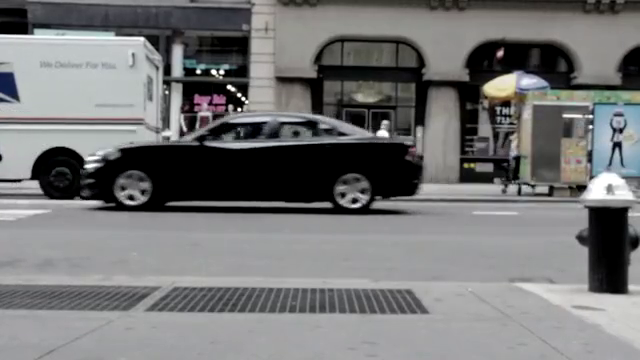
#> input picture frame 32 of people.mp4, 640 x 360 px, given in place of 4_Ocean.mp4, which was not available
$ python Extract_flow.py
#> lines starting #> are read from the running program, lines starting #| are printed output that depends on the picture; pictures that were not available may be replaced by others from this repository, and a replacement may not be noted
from optparse import make_option
import cv2
import numpy as np
import os


#def read_fixation():

STIMULI_FOLDER = './David_MMSys_18/Stimuli'
def save_optical_flow(flow):

    np.savetxt('flow.csv',flow,delimiter=",")


def lucas_kanade_method(video_path):
#> called with video_path = './David_MMSys_18/Stimuli/4_Ocean.mp4'
    cap = cv2.VideoCapture(video_path)
    # params for ShiTomasi corner detection
    cap.set(cv2.CAP_PROP_FPS, 200)


    feature_params = dict(maxCorners=500, qualityLevel=0.05, minDistance=7, blockSize=1)
    # Parameters for lucas kanade optical flow
    lk_params = dict(
        winSize=(19, 19),
        maxLevel=2,
        criteria=(cv2.TERM_CRITERIA_EPS | cv2.TERM_CRITERIA_COUNT, 10, 0.03),
    )
    # Create some random colors
    color = np.random.randint(0, 255, (100, 3))
    # Take first frame and find corners in it
    ret, old_frame = cap.read()
#> old_frame is the input picture: shape (360, 640, 3); mean B, G, R 118.4, 118, 117.6
    old_gray = cv2.cvtColor(old_frame, cv2.COLOR_BGR2GRAY)
    p0 = cv2.goodFeaturesToTrack(old_gray, mask=None, **feature_params)
#> p0 = 500 rows, first 8: [94, 200], [296, 121], [240, 110], [245, 98], [238, 97], [230, 90], [212, 73], [196, 73]
    # Create a mask image for drawing purposes
    mask = np.zeros_like(old_frame)
    optical_flow=[]

    idx = 0
    while True:

        ret, frame = cap.read()
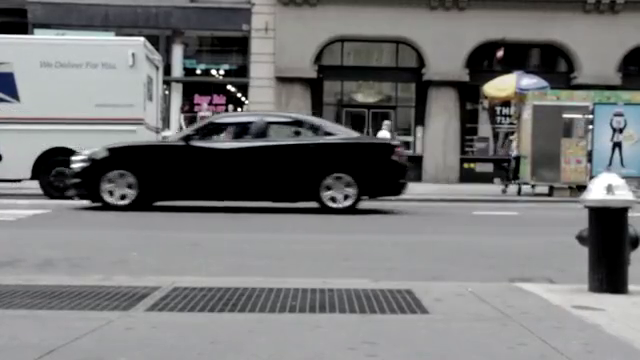
#> input picture frame 33 of people.mp4, 640 x 360 px, given in place of 4_Ocean.mp4, which was not available
#> frame is the input picture: shape (360, 640, 3); mean B, G, R 118.6, 118.2, 117.8
        if not ret:
            break
        frame_gray = cv2.cvtColor(frame, cv2.COLOR_BGR2GRAY)
        # calculate optical flow
        p1, st, err = cv2.calcOpticalFlowPyrLK(
            old_gray, frame_gray, p0, None, **lk_params
        )
#> p1 = 500 rows, first 8: [81.28, 199.6], [283.2, 120.8], [239.9, 109.8], [245, 98.03], [238, 97.04], [230, 90.06], [211.9, 73], [196, 73]; st = 500 values, max 1 at index 0, min 0 at index 242, mean 0.998; err = 500 values, max 8.35e+18 at index 242, min 0 at index 9, mean 1.67e+16


        # If no flow, look for new points
        if p1 is None:

            old_gray = cv2.cvtColor(old_frame, cv2.COLOR_BGR2GRAY)

            p0 = cv2.goodFeaturesToTrack(old_gray, mask=None, **feature_params)

            # Get rid of old lines
            mask = np.zeros_like(old_frame)

            cv2.imshow('frame', frame)
        else:
        # Select good points
            time = cap.get(cv2.CAP_PROP_POS_MSEC)
            good_new = p1[st == 1]
#> good_new = 499 pairs, first value 0.876 to 637, second value 6 to 314.1
            good_old = p0[st == 1]
#> good_old = 499 pairs, first value 1 to 637, second value 6 to 314
            # draw the tracks

            for i, (new, old) in enumerate(zip(good_new, good_old)):
                a, b = new.ravel()
                c, d = old.ravel()
                color = (0, 255, 0)
                optical_flow.append([int(idx),time,a,b])
                mask = cv2.arrowedLine(mask, (int(a),int (b)), (int(c),int(d)), color, 2)
                frame = cv2.circle(frame, (int(a),int(b) ), 5, color, -1)
#> this loop made 499 passes
#> (a, b, c, d) on passes 1 to 3: (81.28, 199.6, 94, 200), (283.2, 120.8, 296, 121), (239.9, 109.8, 240, 110)
#> pass 1, in lucas_kanade_method, `mask = cv2.arrowedLine(mask, (int(a),int (b)), (int(c),int(d)), color,..`:
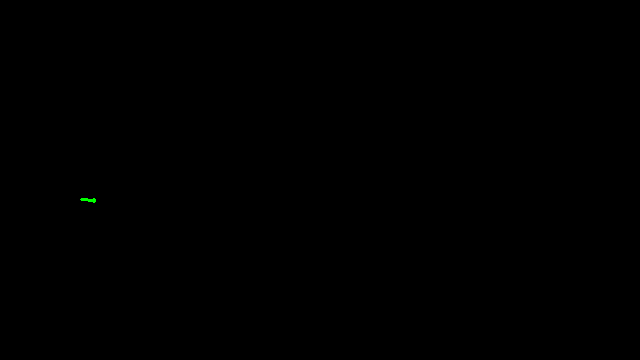
#> mask: shape (360, 640, 3); mean of channels 0, 1, 2 0, 0.1, 0; drawn as B, G, R
#> after the loop:
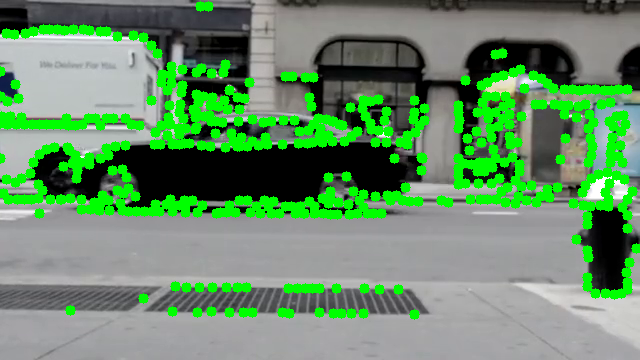
#> frame: shape (360, 640, 3); mean B, G, R 103.1, 142.7, 102.5
#> after the loop:
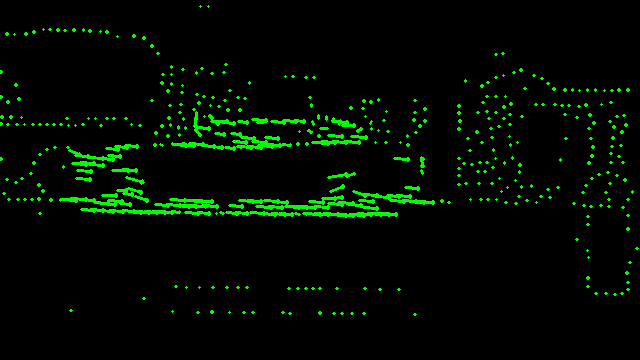
#> mask: shape (360, 640, 3); mean of channels 0, 1, 2 0, 9.8, 0; drawn as B, G, R
#> after the loop, optical_flow = 499 items, first 6: [0, 1320, 81.28, 199.6], [0, 1320, 283.2, 120.8], [0, 1320, 239.9, 109.8], [0, 1320, 245, 98.03], [0, 1320, 238, 97.04], [0, 1320, 230, 90.06]
            img = cv2.add(frame, mask)
            cv2.imshow("frame.jpg", img)
            k = cv2.waitKey(25) & 0xFF
#> (key Esc is pressed here)
            if k == 27:
                break
            if k == ord("c"):
                mask = np.zeros_like(old_frame)
            # Now update the previous frame and previous points
            old_gray = frame_gray.copy()
            p0 = good_new.reshape(-1, 1, 2)

        idx +=1
    cap.release()
    return optical_flow
    #save_optical_flow(flow)


#def viewport_filer()
def main():

    path = os.path.join(STIMULI_FOLDER,'4_Ocean.mp4')

    flow=lucas_kanade_method(path)
#> flow has the same summary as optical_flow in lucas_kanade_method
    print(flow)
#> (printed output is left out)
    save_optical_flow(flow)


if __name__ == "__main__":
    main()

$ run again, starting later in the video
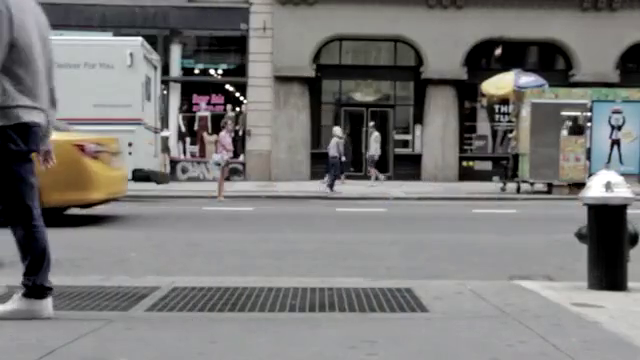
#> input picture frame 145 of people.mp4, 640 x 360 px, given in place of 4_Ocean.mp4, which was not available
#> in lucas_kanade_method, old_frame is the input picture: shape (360, 640, 3); mean B, G, R 119, 120.1, 121.1
#> p0 = 500 rows, first 8: [239, 109], [241, 100], [231, 90], [225, 85], [194, 72], [209, 70], [123, 36], [618, 291]
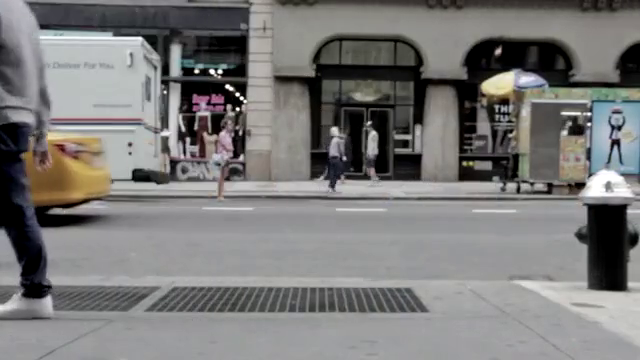
#> input picture frame 146 of people.mp4, 640 x 360 px, given in place of 4_Ocean.mp4, which was not available
#> in lucas_kanade_method, frame is the input picture: shape (360, 640, 3); mean B, G, R 120.5, 121.5, 122.3
#> p1 has the same summary as p0; st = 500 values, max 1 at index 0, min 0 at index 421, mean 0.998; err = 500 values, max 46.05 at index 414, min -6.76e-20 at index 421, mean 1.81
#> good_new = 499 pairs, first value 3.23 to 637, second value 6 to 312.1
#> good_old = 499 pairs, first value 4 to 637, second value 6 to 312
#> the loop in lucas_kanade_method, `for i, (new, old) in enumerate(zip(good_new, good_old)):` made 499 passes
#> (a, b, c, d) on passes 1 to 3: (239, 109, 239, 109), (241, 100, 241, 100), (231, 90, 231, 90)
#> after the loop in lucas_kanade_method, `for i, (new, old) in enumerate(zip(good_new, good_old)):`:
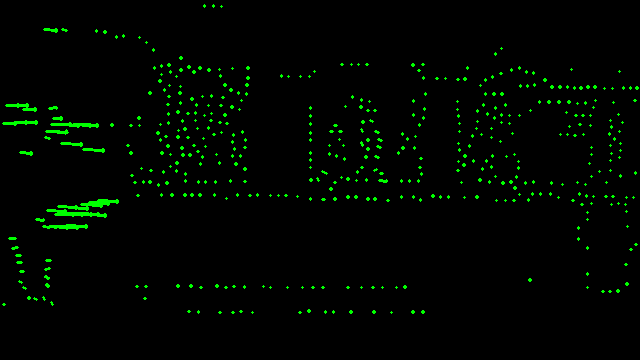
#> mask: shape (360, 640, 3); mean of channels 0, 1, 2 0, 6, 0; drawn as B, G, R
#> after the loop in lucas_kanade_method, `for i, (new, old) in enumerate(zip(good_new, good_old)):`: optical_flow = 499 items, first 6: [0, 5840, 239, 109], [0, 5840, 241, 100], [0, 5840, 231, 90], [0, 5840, 225, 85], [0, 5840, 194, 72], [0, 5840, 209, 70]
#> flow has the same summary as optical_flow in lucas_kanade_method
#> (printed output is left out)

$ run again, starting later in the video
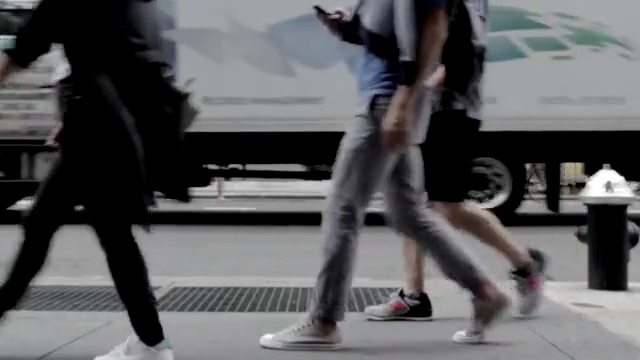
#> input picture frame 258 of people.mp4, 640 x 360 px, given in place of 4_Ocean.mp4, which was not available
#> in lucas_kanade_method, old_frame is the input picture: shape (360, 640, 3); mean B, G, R 92.1, 90.2, 90.3
#> p0 = 490 rows, first 8: [624, 178], [613, 170], [158, 317], [428, 298], [604, 290], [489, 208], [204, 187], [196, 187]
#> p1 = 490 rows, first 8: [624.4, 178.6], [613.1, 170.2], [154.7, 316.7], [427.8, 298.4], [603.8, 290], [470.8, 209], [190.2, 186.9], [170.6, 187.2]; st = 490 values, max 1 at index 0, min 0 at index 19, mean 0.943; err = 490 values, max 6.1e+28 at index 367, min -3.07e-13 at index 260, mean 1.26e+26
#> good_new = 462 pairs, first value -9.45 to 638, second value 0.788 to 356.7
#> good_old = 462 pairs, first value 13 to 638, second value 1 to 356
#> the loop in lucas_kanade_method, `for i, (new, old) in enumerate(zip(good_new, good_old)):` made 462 passes
#> (a, b, c, d) on passes 1 to 3: (624.4, 178.6, 624, 178), (613.1, 170.2, 613, 170), (154.7, 316.7, 158, 317)
#> after the loop in lucas_kanade_method, `for i, (new, old) in enumerate(zip(good_new, good_old)):`:
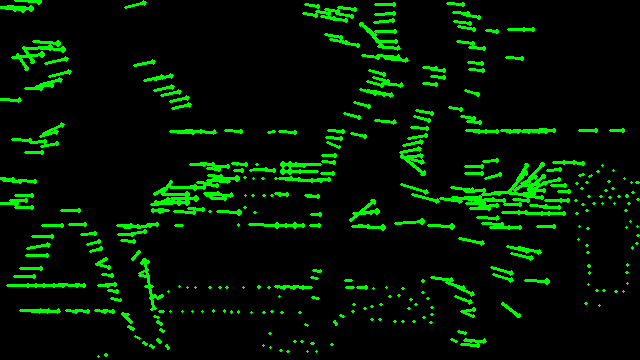
#> mask: shape (360, 640, 3); mean of channels 0, 1, 2 0, 19.7, 0; drawn as B, G, R
#> after the loop in lucas_kanade_method, `for i, (new, old) in enumerate(zip(good_new, good_old)):`: optical_flow = 462 items, first 6: [0, 10360, 624.4, 178.6], [0, 10360, 613.1, 170.2], [0, 10360, 154.7, 316.7], [0, 10360, 427.8, 298.4], [0, 10360, 603.8, 290], [0, 10360, 470.8, 209]
#> in lucas_kanade_method, `img = cv2.add(frame, mask)`:
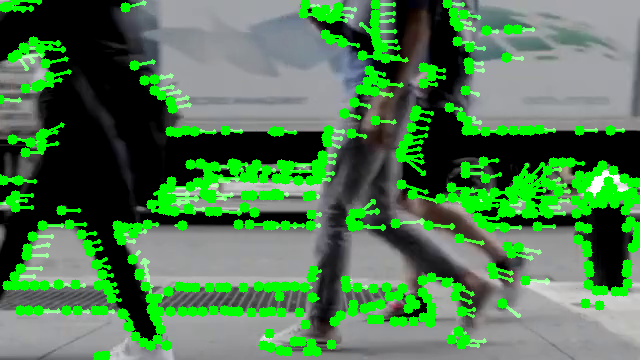
#> img: shape (360, 640, 3); mean B, G, R 81, 122.3, 79.2
#> flow has the same summary as optical_flow in lucas_kanade_method
#> (printed output is left out)
